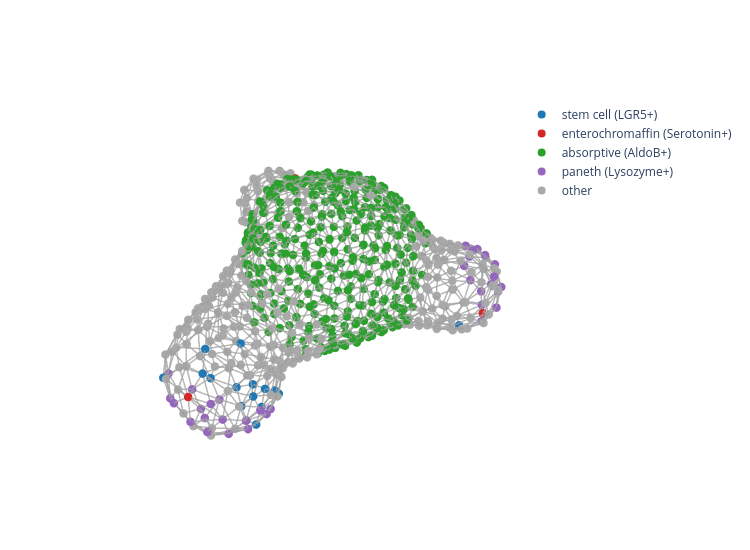

Write notebook code for a chart like this one.
### Code cell
cell_graph = build_cell_graph(mesh)
print(mesh.marker_names)

from src.organoid_plotting import plot_organoid_graph


N = bin_markers_cell.shape[0]

colors = np.full(N, "darkgray", dtype=object)  # baseline

colors[bin_markers_cell[:,0] == 1] = "#1f77b4"   # blue
colors[bin_markers_cell[:,4] == 1] = "#2ca02c"   # green
colors[bin_markers_cell[:,8] == 1] = "#d62728"   # red
colors[bin_markers_cell[:,9] == 1] = "#9467bd"   # purple




fig = plot_organoid_graph(
    centroids,
    cell_graph,
    node_values=colors,   # <--- important
    node_size=5,
    edge_width=3.0,
)

fig.update_layout(
    scene_camera=dict(
        eye=dict(x=-0.8, y=-0.8, z=1.2)   # position of the camera
    )
)

fig.update_layout(
    scene = dict(
        xaxis=dict(visible=False),
        yaxis=dict(visible=False),
        zaxis=dict(visible=False),
        bgcolor='rgba(0,0,0,0)',   # optional, makes background transparent
    )
)

legend_traces = [
    go.Scatter3d(
        x=[None], y=[None], z=[None],
        mode="markers",
        marker=dict(size=8, color="#1f77b4"),
        name="stem cell (LGR5+)",
        showlegend=True
    ),
    go.Scatter3d(
        x=[None], y=[None], z=[None],
        mode="markers",
        marker=dict(size=8, color="#d62728"),
        name="enterochromaffin (Serotonin+)",
        showlegend=True
    ),
    go.Scatter3d(
        x=[None], y=[None], z=[None],
        mode="markers",
        marker=dict(size=8, color="#2ca02c"),
        name="absorptive (AldoB+)",
        showlegend=True
    ),
    go.Scatter3d(
        x=[None], y=[None], z=[None],
        mode="markers",
        marker=dict(size=8, color="#9467bd"),
        name="paneth (Lysozyme+)",
        showlegend=True
    ),
    go.Scatter3d(
        x=[None], y=[None], z=[None],
        mode="markers",
        marker=dict(size=8, color='darkgray'),
        name="other",
        showlegend=True
    ),
]

for tr in legend_traces:
    fig.add_trace(tr)

fig.update_layout(height=550, width=750)
fig.write_image("organoid_graph.svg")
fig.show()

### Figure 1 — Plotly figure (JSON) as saved in the notebook; plotly's stock layout.template omitted (floating-point values rounded to 4 significant figures; data arrays with more than 128 entries replaced by an {"elided": "..."} marker saying what was removed)
{"data": [{"hoverinfo": "skip", "line": {"color": "rgba(120,120,120,0.75)", "width": 3}, "mode": "lines", "showlegend": false, "type": "scatter3d", "x": {"elided": "5658 float values"}, "y": {"elided": "5658 float values"}, "z": {"elided": "5658 float values"}}, {"hoverinfo": "skip", "marker": {"color": {"elided": "628 str values"}, "line": {"width": 0}, "size": 5}, "mode": "markers", "showlegend": false, "type": "scatter3d", "x": {"elided": "628 float values"}, "y": {"elided": "628 float values"}, "z": {"elided": "628 float values"}}, {"marker": {"color": "#1f77b4", "size": 8}, "mode": "markers", "name": "stem cell (LGR5+)", "showlegend": true, "type": "scatter3d", "x": [null], "y": [null], "z": [null]}, {"marker": {"color": "#d62728", "size": 8}, "mode": "markers", "name": "enterochromaffin (Serotonin+)", "showlegend": true, "type": "scatter3d", "x": [null], "y": [null], "z": [null]}, {"marker": {"color": "#2ca02c", "size": 8}, "mode": "markers", "name": "absorptive (AldoB+)", "showlegend": true, "type": "scatter3d", "x": [null], "y": [null], "z": [null]}, {"marker": {"color": "#9467bd", "size": 8}, "mode": "markers", "name": "paneth (Lysozyme+)", "showlegend": true, "type": "scatter3d", "x": [null], "y": [null], "z": [null]}, {"marker": {"color": "darkgray", "size": 8}, "mode": "markers", "name": "other", "showlegend": true, "type": "scatter3d", "x": [null], "y": [null], "z": [null]}], "layout": {"height": 550, "scene": {"aspectmode": "data", "bgcolor": "rgba(0,0,0,0)", "camera": {"eye": {"x": -0.8, "y": -0.8, "z": 1.2}}, "xaxis": {"title": {"text": "X"}, "visible": false}, "yaxis": {"title": {"text": "Y"}, "visible": false}, "zaxis": {"title": {"text": "Z"}, "visible": false}}, "width": 750}}
